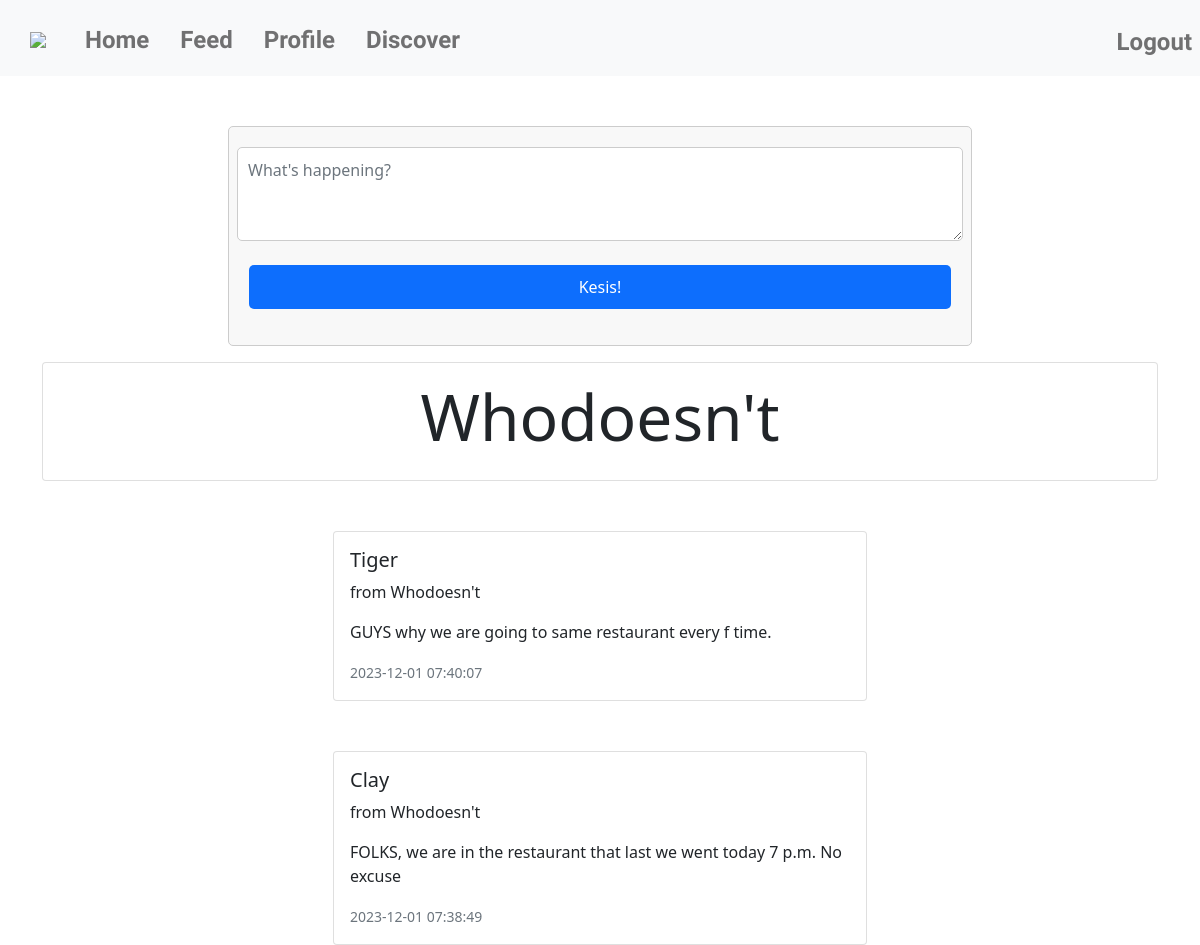
The page /groups/Whodoesn't (signed in) on the database as committed earlier.
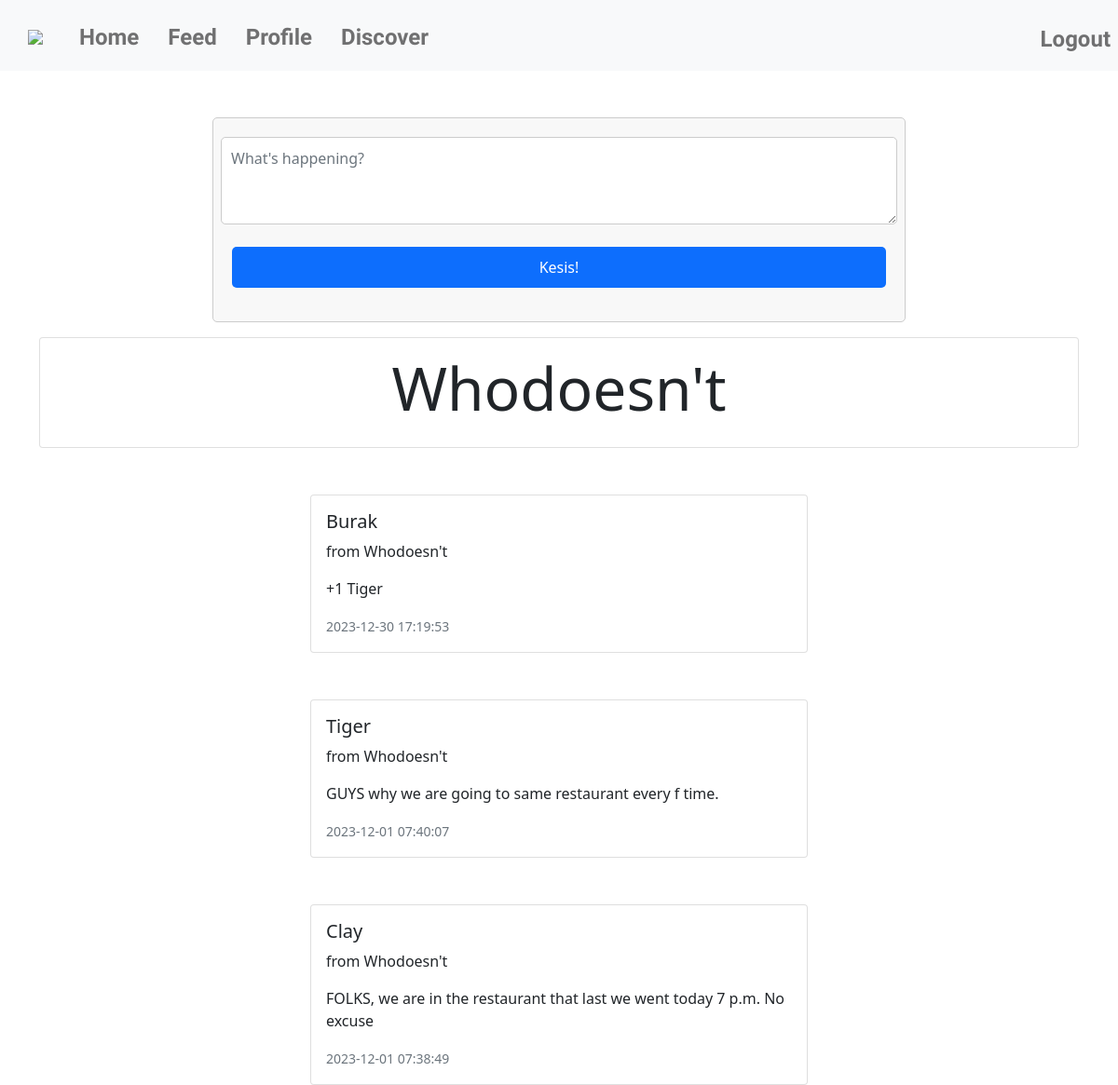
The same page on the database as committed later.
### tables this page shows
CREATE TABLE groups (
group_id INTEGER PRIMARY KEY AUTOINCREMENT NOT NULL,
group_name TEXT NOT NULL,
group_pass TEXT NOT NULL);

CREATE TABLE posts (
post_id INTEGER PRIMARY KEY AUTOINCREMENT NOT NULL,
user_id INTEGER NOT NULL,
group_id INTEGER NOT NULL, content TEXT, date TIMESTAMP DEFAULT CURRENT_TIMESTAMP,
FOREIGN KEY (user_id) REFERENCES users(id),
FOREIGN KEY (group_id) REFERENCES groups(group_id));

CREATE TABLE users (
id INTEGER PRIMARY KEY AUTOINCREMENT NOT NULL,
username TEXT NOT NULL,
hash TEXT NOT NULL,
birthday DATE NOT NULL);

### app.py (the view, shortened to what this page needs)
@app.route("/groups/<group_name>", methods=["GET", "POST"])
@login_required
def group_details(group_name):
    if request.method == "GET":
        all_groups = db.execute("SELECT group_name FROM groups")
        if not any(d['group_name'] == group_name for d in all_groups):
            flash("There is no such a group.", category='error')
            return redirect("/groups")
        user_groups = db.execute("SELECT group_name FROM groups WHERE group_id IN (SELECT group_id FROM group_members WHERE user_id = ?)", session["user_id"])
        eligible = 0
        for group in user_groups:
            if group_name == group["group_name"]:
                eligible = 1
        if eligible == 1:
            users_posts = db.execute("SELECT USERS.username, GROUPS.group_name, POSTS.content, POSTS.date FROM posts JOIN users ON USERS.id = POSTS.user_id JOIN groups ON GROUPS.group_id = POSTS.group_id WHERE GROUPS.group_name = ? ", group_name)
            return render_template("group_detail.html", group_name = group_name ,users_posts=reversed(users_posts))
        else:
            return redirect(url_for('join', group_name = group_name))

### app.py (called while the page is built)
@app.after_request
def after_request(response):
    response.headers["Cache-Control"] = "no-cache, no-store, must-revalidate"
    response.headers["Expires"] = 0
    response.headers["Pragma"] = "no-cache"
    return response

### helpers.py (called while the page is built)
def login_required(f):
    @wraps(f)
    def decorated_function(*args, **kwargs):
        if session.get("user_id") is None:
            return redirect("/login")
        return f(*args, **kwargs)
    return decorated_function

### templates/group_detail.html (shortened to what this page needs)
{% extends "layout.html" %}
{% block main %}
    <div class = "container">
        <div class="row mb-3">
            <div>
                <form action="{{url_for('group_details', group_name = group_name)}}" method="post" class="col-8">
                    <div class="row mb-4">
                        <textarea class="form-control w-100" name="text" rows="3" placeholder ="What's happening?"></textarea>
                    </div>
                    <div class="mb-3" class="row">
                        <button type="submit" class="btn btn-primary">Kesis!</button>
                    </div>
                </form>
            </div>
        </div>
        <div class="card">
            <div class="card-body">
                <h1 class = "display-3 align-middle"> {{group_name}} </h1>
            </div>
        </div>
        {% for post in users_posts %}
            <div class="container">
                <div class="row">
                <div class="col-md-6 offset-md-3">
                    <div class="card">
                    <div class="card-body">
                        <h5 class="card-title">{{post["username"]}} </h5>
                        <p class="font-italic">from {{post["group_name"]}}</p>
                        <p class="card-text">{{post["content"]}}</p>
                        <p class="card-text"><small class="text-muted">{{post["date"]}}</small></p>
                    </div>
                    </div>
                </div>
                </div>
            </div>
        {% endfor %}
    </div>
{% endblock %}

### templates/layout.html (shortened to what this page needs)
<!DOCTYPE html>
<html lang="en">
    <head>
        <link href="https://cdn.jsdelivr.net/npm/bootstrap@5.1.3/dist/css/bootstrap.min.css" rel="stylesheet">
        <link href="/static/styles.css" rel="stylesheet">
    </head>
    <body>
        <nav class="navbar navbar-expand-lg navbar-light bg-light">
            <a class="navbar-brand" href="/"><img src="/static/logo2.png" class="logo"></a>
            <div class="collapse navbar-collapse mt-1" id="navbarNav">
                {% if session["user_id"] %}
                    <ul class="navbar-nav ml-auto">
                        <li class="nav-item active">
                            <a class="nav-link fs-4" href="/">Home</a>
                        </li>
                        <li class="nav-item active">
                            <a class="nav-link fs-4" href="/feed">Feed</a>
                        </li>
                        <li class="nav-item fs-4">
                            <a class="nav-link" href="/profile">Profile</a>
                        </li>
                        <li class="nav-item fs-4">
                            <a class="nav-link" href="/groups">Discover</a>
                        </li>
                    </ul>
                    <ul class="navbar-nav ms-auto mt-1">
                        <li class="nav-item fs-4">
                            <a class="nav-link" href="/logout">Logout </a>
                        </li>
                    </ul>
                {% endif %}
            </div>
         </nav>
        <main>
            {% block main %}{% endblock %}
        </main>
    </body>
</html>

### static/styles.css (style rules this page uses)
form { width: 300px; margin: 0 auto; padding: 20px; border: 1px solid #ccc; border-radius: 5px; background-color: #f8f8f8; }
.form-control { width: 100%; padding: 10px; border: 1px solid #ccc; border-radius: 5px; }
.btn { width: 100%; padding: 10px; color: #fff; border: none; border-radius: 5px; }
.navbar { background-color: #f8f9fa; }
.navbar-brand { color: #6c757d; font-family: 'League Spartan', sans-serif; font-weight: 700; margin-left: 30px; }
.nav-link { color: #6c757d; font-family: 'League Spartan', sans-serif; font-weight: 700; margin-left: 15px; }
.container { margin-top: 50px; }
.align-middle { display: flex; align-items: center; justify-content: center; }
.logo { width: 90px; height: auto; margin—left: 10px ; }

Rows that differ between the two databases and show on the page:
added posts: username "Burak", group_name "Whodoesn't", content "+1 Tiger", date "2023-12-30 17:19:53"
